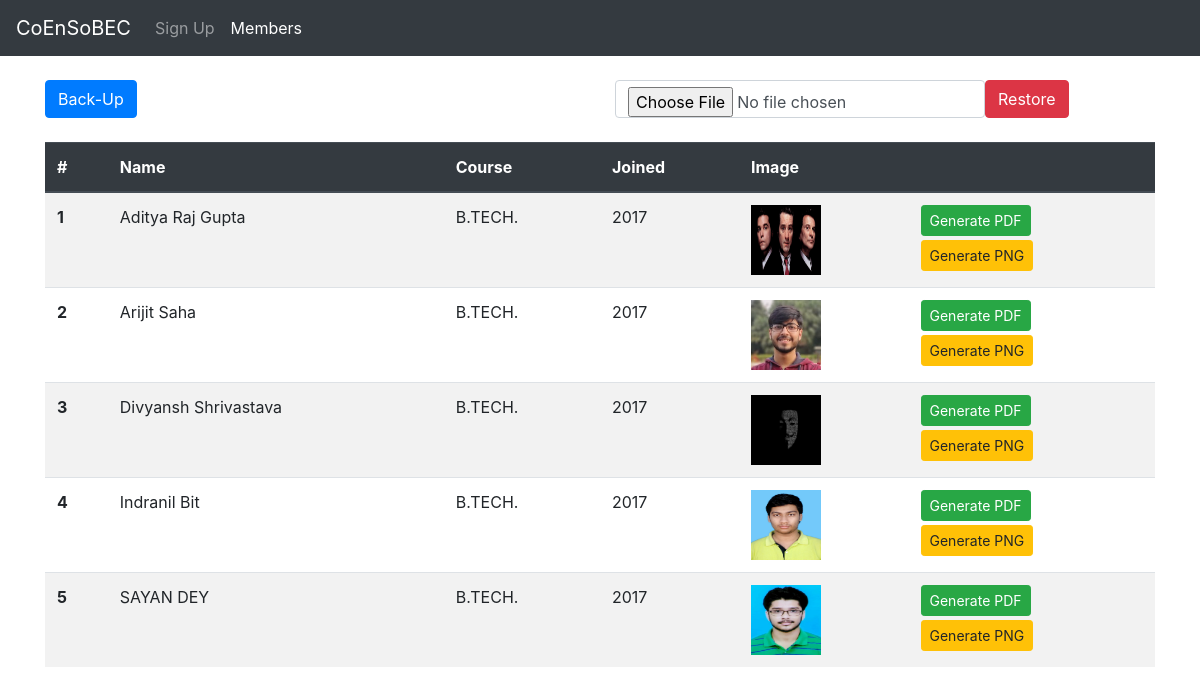
/members.php, run on the app's committed database.
### tables this page shows
CREATE TABLE `AS_ARG_TABLE` (
  `name` varchar(50) DEFAULT NULL,
  `dob` date DEFAULT NULL,
  `yoj` int(11) DEFAULT NULL,
  `course` varchar(12) DEFAULT NULL,
  `bloodgroup` varchar(5) DEFAULT NULL,
  `gender` varchar(8) DEFAULT NULL,
  `address` varchar(100) DEFAULT NULL,
  `pswd` varchar(255) DEFAULT NULL,
  `profile` varchar(255) NOT NULL,
  `state` varchar(40) DEFAULT NULL,
  `district` varchar(40) DEFAULT NULL,
  PRIMARY KEY (`profile`)
);

### members.php (the view, shortened to what this page needs)
<!DOCTYPE html>
<html lang="en" dir="ltr">
    <head>
        <link rel="stylesheet" href="https://stackpath.bootstrapcdn.com/bootstrap/4.3.1/css/bootstrap.min.css">
    </head>
    <body>
        <nav class="navbar navbar-expand-lg navbar-dark bg-dark">
            <a class="navbar-brand" href="#">CoEnSoBEC</a>
            <div class="collapse navbar-collapse" id="navbarSupportedContent">
                <ul class="navbar-nav mr-auto">
                    <li class="nav-item">
                        <a class="nav-link" href="form.php">Sign Up</a>
                    </li>
                    <li class="nav-item active">
                        <a class="nav-link" href="members.php">Members <span class="sr-only">(current)</span></a>
                    </li>
                </ul>
            </div>
        </nav>
        <div class="container my-4">
            <div class="row">
                <div class="col-lg-6">
                    <form action="backup.php" method="POST">
                        <input class="btn btn-primary" type="submit" name="BackupButton" value="Back-Up">
                    </form>
                </div>
                <div class="col-lg-6">
                    <form class="form-inline" action="restore.php" method="POST" enctype="multipart/form-data">
                        <input class="form-control" type="file" name="RestoreFile" required>
                        <input class="btn btn-danger" type="submit" name="RestoreButton" value="Restore">
                    </form>
                </div>
            </div>
        </div>
        <div class="container my-4">
            <table class="table table-striped">
                <thead class="thead-dark">
                    <tr>
                        <th scope="col">#</th>
                        <th scope="col">Name</th>
                        <th scope="col">Course</th>
                        <th scope="col">Joined</th>
                        <th scope="col">Image</th>
                        <th scope="col"></th>
                    </tr>
                </thead>
                <tbody>
                    <?php
                        $con = mysqli_connect("localhost","btech2017","btech2017") or die ("Cannot Connect to mysql because : ".mysql_error());
                        mysqli_select_db($con, "btech2017");
                        $rowno=1;
                        $query = mysqli_query($con, "SELECT * FROM AS_ARG_TABLE");
                        while($row=mysqli_fetch_array($query))
                        {?>
                            <tr>
                                <th scope="row"><?php echo $rowno;?></th>
                                <td><?php echo $row["name"]; ?></td>
                                <td><?php echo $row["course"]; ?></td>
                                <td><?php echo $row["yoj"]; ?></td>
                                <td>
                                    <img height="70" width="70" src="<?php echo $row["profile"]; ?>" alt="Unavailable">
                                </td>
                                <td>
                                    <form action="confirm.php" method="POST" enctype="multipart/form-data">
                                        <input type="submit" class="btn btn-sm btn-success" name="generatepdf" value="Generate PDF">
                                    </form>
                                    <form action="confirm.php" method="POST" enctype="multipart/form-data">
                                        <input type="submit" class="btn btn-sm btn-warning my-1" name="generate" value="Generate PNG">
                                    </form>
                                </td>
                            </tr>
                            <?php
                            $rowno=$rowno+1;
                        }
                    ?>
                </tbody>
            </table>
        </div>
    </body>
</html>

### data on the page
as_arg_table: name "Aditya Raj Gupta", course "B.TECH.", yoj "2017", profile (picture)
as_arg_table: name "Arijit Saha", course "B.TECH.", yoj "2017", profile (picture)
as_arg_table: name "Divyansh Shrivastava", course "B.TECH.", yoj "2017", profile (picture)
as_arg_table: name "Indranil Bit", course "B.TECH.", yoj "2017", profile (picture)
as_arg_table: name "SAYAN DEY", course "B.TECH.", yoj "2017", profile (picture)
